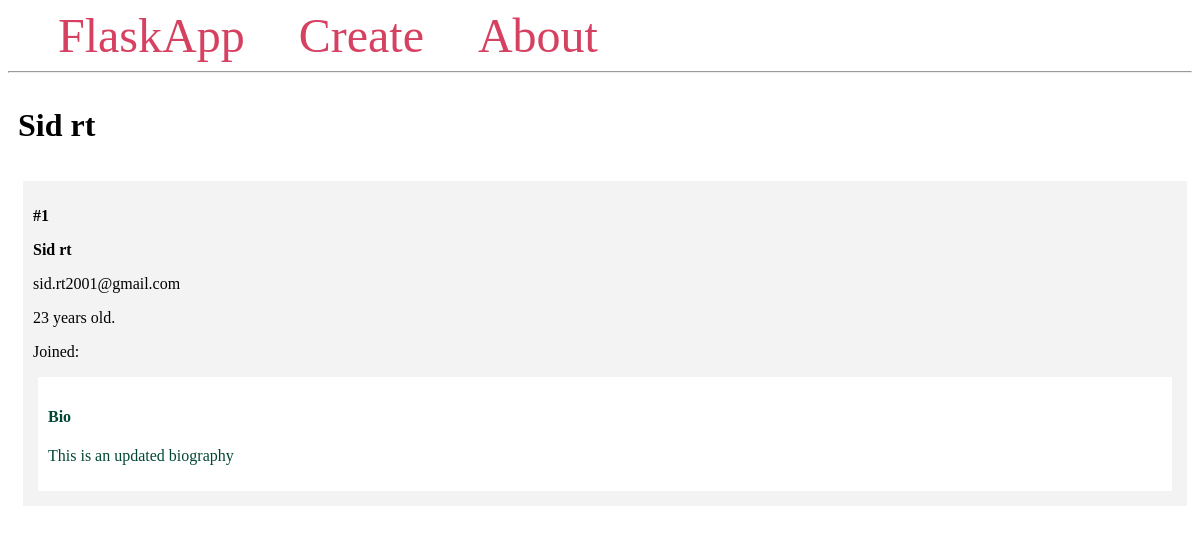
The page /1 on the database its author committed.
### flask_sql1.py (models this page shows, shortened)
class student(db.Model):
    id = db.Column(db.Integer, primary_key = True)
    firstname = db.Column(db.String(100), nullable = False)
    lastname = db.Column(db.String(100), nullable = False)
    email = db.Column(db.String(100), unique = True, nullable = False)
    age = db.Column(db.Integer)
    time = db.Column(db.DateTime(timezone=True), server_default = func.now())
    bio = db.Column(db.Text)

### flask_sql1.py (the view)
@app.route('/<int:S_id>')
def stud(S_id):
    student1 = student.query.get_or_404(S_id)
    return render_template('student.html', student=student1)

### templates/student.html
{% extends 'base.html' %}
{% block content %}
    <span class="title">
        <h1>{% block title %} {{ student.firstname }} {{ student.lastname }}{% endblock %}</h1>
    </span>
    <div class="content">
            <div class="student">
                <p><b>#{{ student.id }}</b></p>
                <b>
                    <p class="name">{{ student.firstname }} {{ student.lastname }}</p>
                </b>
                <p>{{ student.email }}</p>
                <p>{{ student.age }} years old.</p>
                <p>Joined: {{ student.created_at }}</p>
                <div class="bio">
                    <h4>Bio</h4>
                    <p>{{ student.bio }}</p>
                </div>
            </div>
    </div>
{% endblock %}

### templates/base.html (style rules this page uses)
.title { margin: 5px; }
.content { margin: 5px; width: 100%; display: flex; flex-direction: row; flex-wrap: wrap; }
.student { flex: 20%; padding: 10px; margin: 5px; background-color: #f3f3f3; inline-size: 100%; }
.bio { padding: 10px; margin: 5px; background-color: #ffffff; color: #004835; }

### rows shown on the page
student: firstname "Sid", lastname "rt", id "1", email "sid.rt2001@gmail.com", age "23", bio "This is an updated biography"
